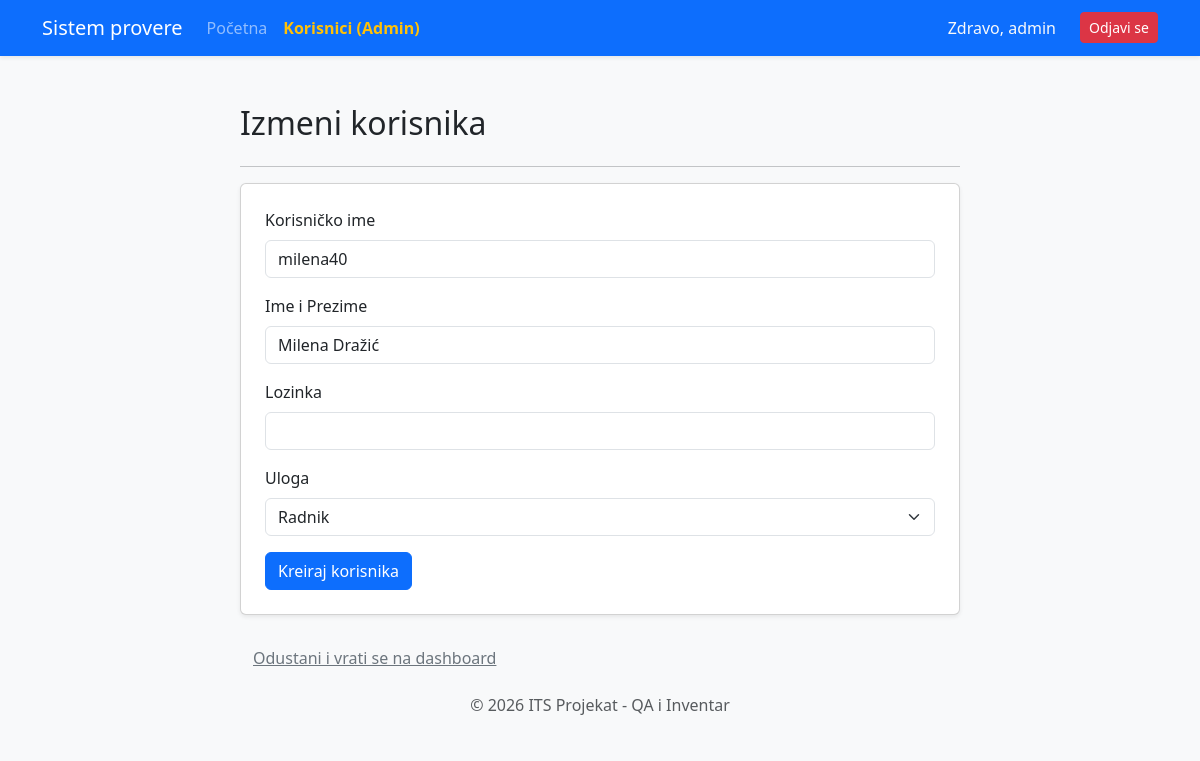
The app's page /edit_user/2 (signed in), older data.
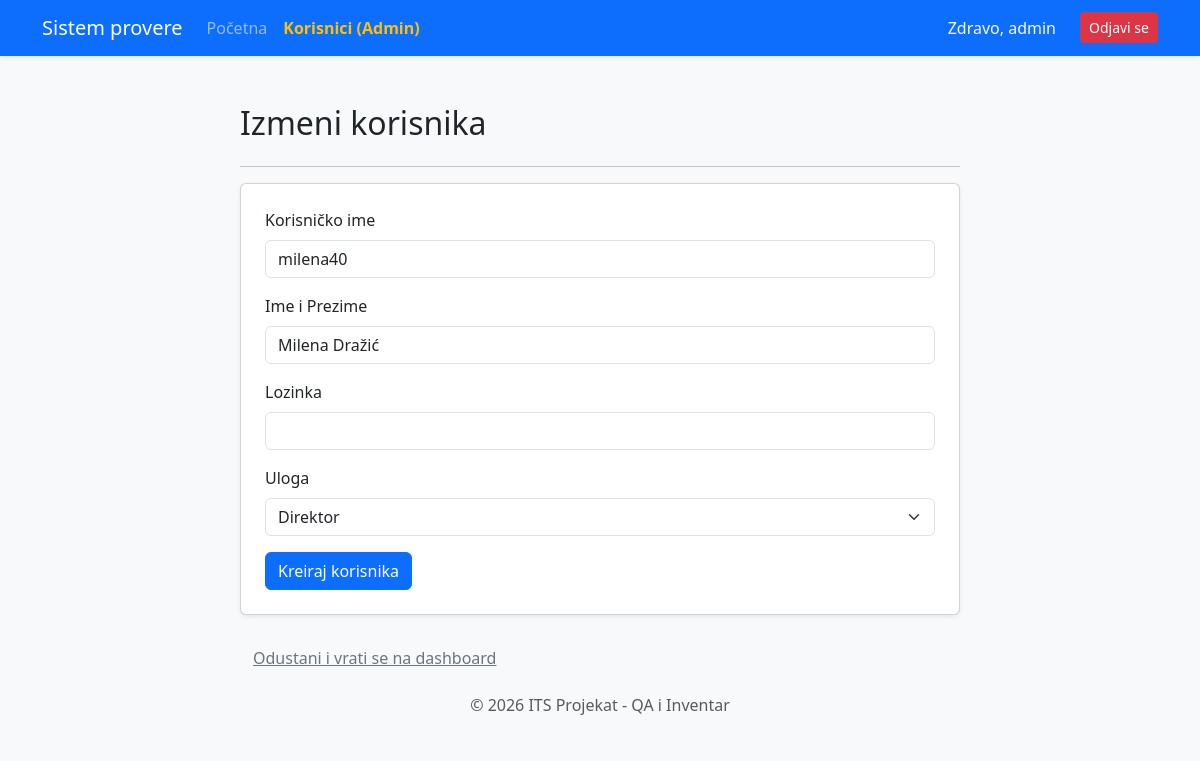
The same page, newer data.
### alchemy_classes.py (models this page shows)
class User(db.Model, UserMixin):
    __tablename__ = "user"
    id: Mapped[int] = mapped_column(Integer, primary_key=True)
    username: Mapped[str] = mapped_column(String(20), unique=True, nullable=False)
    password: Mapped[str] = mapped_column(String(100), nullable=False)
    ime_prezime: Mapped[str] = mapped_column(String(100), nullable=True)
    uloga: Mapped[str] = mapped_column(String(10), default="user")
    zaduzeni_statusi: Mapped[list["StatusResursa"]] = relationship("StatusResursa", back_populates="korisnik")

### main.py (the view, shortened to what this page needs)
@app.route('/edit_user/<int:user_id>', methods=['GET', 'POST'])
@login_required
def edit_user(user_id):
    korisnik = db.get_or_404(User, user_id)
    form = AddUserForm(obj=korisnik)
    return render_template("add_ad.html", form=form, title="Izmeni korisnika")

### custom_forms.py
class AddUserForm(FlaskForm):
    username = StringField("Korisničko ime", validators=[DataRequired()])
    ime_prezime = StringField("Ime i Prezime", validators=[DataRequired()])
    password = PasswordField("Lozinka", validators=[DataRequired()])
    uloga = SelectField("Uloga", choices=[('radnik', 'Radnik'), ('admin', 'Admin'), ('serviser', 'Serviser'),('direktor', 'Direktor')])
    submit = SubmitField("Kreiraj korisnika")

### main.py (called while the page is built)
@login_manager.user_loader
def load_user(user_id):
    return db.get_or_404(User, user_id)

### templates/add_ad.html (shortened to what this page needs)
{% extends "base.html" %}
{% from "bootstrap5/form.html" import render_form %}
{% block content %}
<div class="container mt-5">
    <div class="row">
        <div class="col-md-8 offset-md-2">
            <h2 class="mb-4">{{ title }}</h2>
            <hr>
            <div class="card shadow-sm p-4">
                {{ render_form(form) }}
            </div>
            <div class="mt-4">
                <a href="{{ url_for('home') }}" class="btn btn-link text-secondary">
                     Odustani i vrati se na dashboard
                </a>
            </div>
        </div>
    </div>
</div>
{% endblock %}

Row changes from the older to the newer data that the page shows:
changed User "milena40": uloga "Radnik" → "Direktor"
